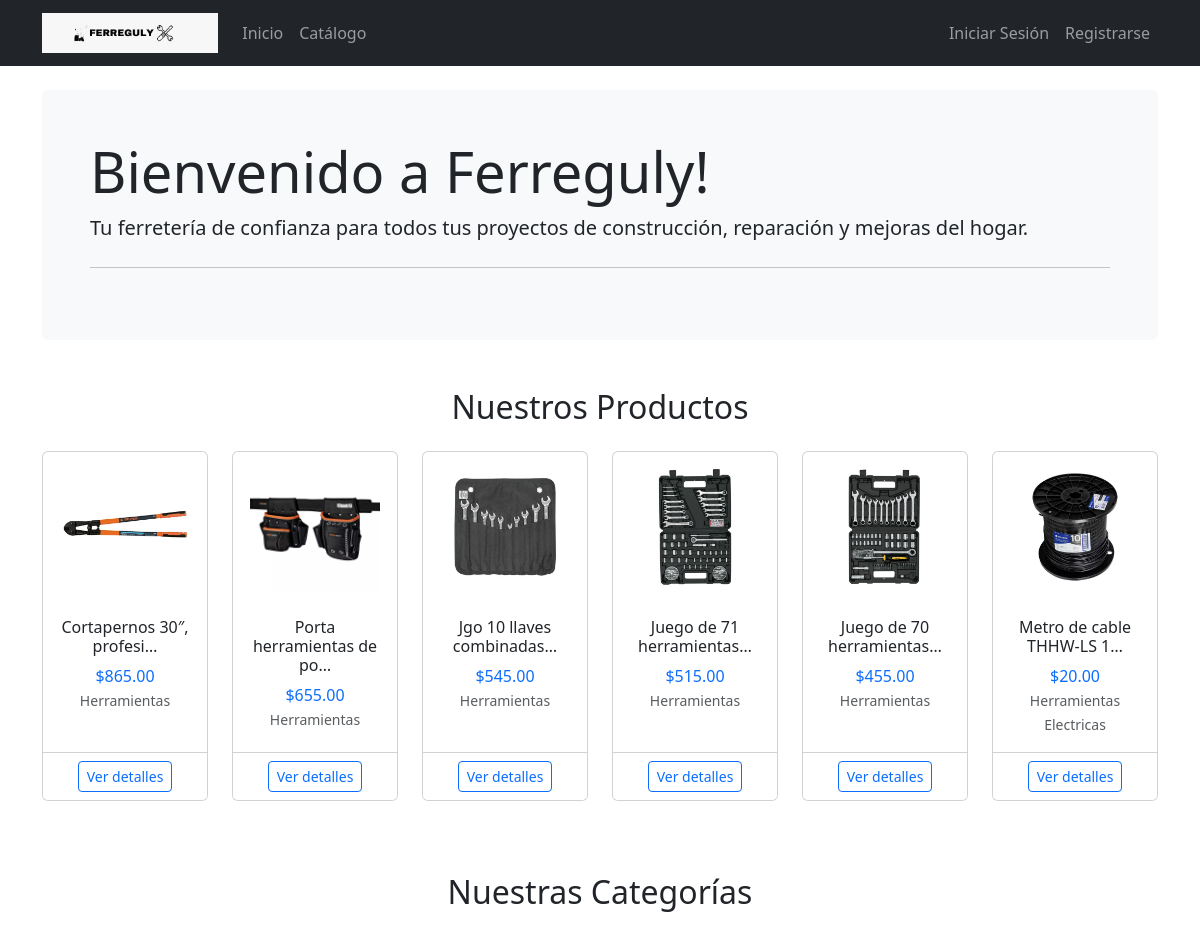
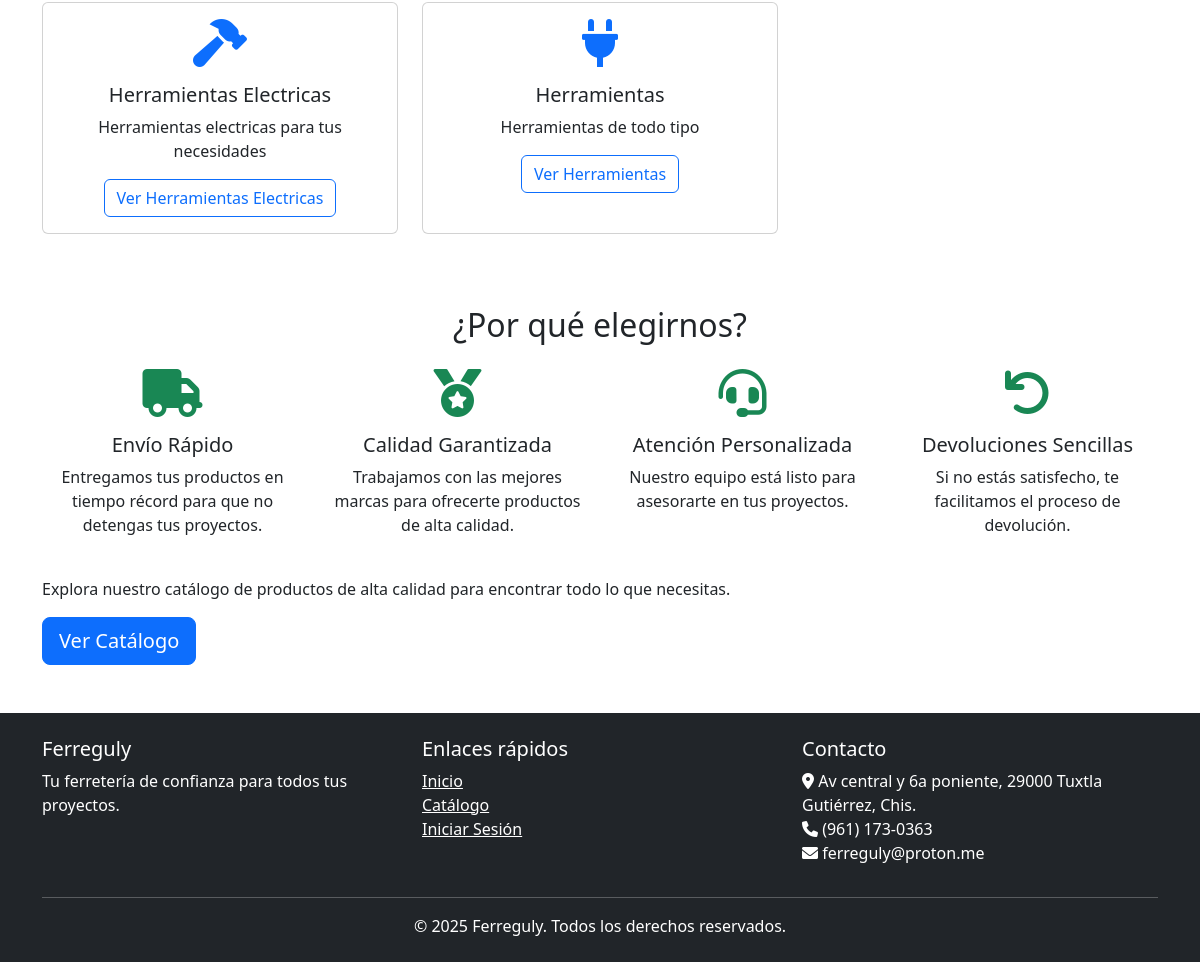
The page / on the database its author committed (2 pictures, top to bottom).
### productos/models.py (models this page shows, shortened)
class Producto(models.Model):
    id_producto = models.AutoField(primary_key=True)
    nombre = models.CharField(max_length=100)
    descripcion = models.TextField()
    id_categoria = models.ForeignKey(Categoria, on_delete=models.RESTRICT, related_name='productos')
    id_marca = models.ForeignKey(Marca, on_delete=models.RESTRICT, related_name='productos')
    precio = models.DecimalField(max_digits=10, decimal_places=2)
    stock = models.IntegerField(default=0)
    imagen = models.ImageField(upload_to='productos/', max_length=200, null=True, blank=True)
    activo = models.BooleanField(default=True)
    fecha_creacion = models.DateTimeField(default=timezone.now)
    class Meta:
        db_table = 'producto'
        verbose_name = 'Producto'
        verbose_name_plural = 'Productos'
        indexes = [
            models.Index(fields=['id_categoria'], name='idx_producto_categoria'),
            models.Index(fields=['id_marca'], name='idx_producto_marca'),
        ]

class Categoria(models.Model):
    id_categoria = models.AutoField(primary_key=True)
    nombre = models.CharField(max_length=35)
    descripcion = models.TextField(null=True, blank=True)
    activo = models.BooleanField(default=True)
    class Meta:
        db_table = 'categoria'
        verbose_name = 'Categoría'
        verbose_name_plural = 'Categorías'

### ferreguly/views.py (the view)
# urls.py: path('', HomeView.as_view(), name='inicio'),
class HomeView(TemplateView):
    template_name = 'home.html'
    def get_context_data(self, **kwargs):
        context = super().get_context_data(**kwargs)
        context['categorias'] = Categoria.objects.filter(activo=True)
        context['productos_destacados'] = Producto.objects.filter(activo=True).order_by('-fecha_creacion')[:6]
        return context

### templates/home.html (shortened to what this page needs)
{% extends 'base.html' %}
{% block content %}
<div class="jumbotron bg-light p-5 rounded">
    <h1 class="display-4">Bienvenido a Ferreguly!</h1>
    <p class="lead">Tu ferretería de confianza para todos tus proyectos de construcción, reparación y mejoras del hogar.</p>
    <hr class="my-4">
</div>
<div class="row mt-5">
    <div class="col-12">
        <h2 class="text-center mb-4">Nuestros Productos</h2>
    </div>
</div>
<div class="row">
    {% if productos_destacados %}
        {% for producto in productos_destacados %}
            <div class="col-md-4 col-lg-2 mb-4">
                <div class="card h-100">
                    {% if producto.imagen %}
                        <img src="{{ producto.imagen.url }}" class="card-img-top" alt="{{ producto.nombre }}" style="height: 150px; object-fit: contain; padding: 10px;">
                    {% else %}
                        <div class="bg-light text-center py-4">
                            <i class="fas fa-image fa-3x text-secondary"></i>
                        </div>
                    {% endif %}
                    <div class="card-body text-center">
                        <h6 class="card-title">{{ producto.nombre|truncatechars:25 }}</h6>
                        <p class="card-text text-primary mb-0">${{ producto.precio }}</p>
                        <small class="text-muted">{{ producto.id_categoria.nombre }}</small>
                    </div>
                    <div class="card-footer bg-white text-center">
                        <a href="{% url 'producto_detalle' producto.id_producto %}" class="btn btn-sm btn-outline-primary">Ver detalles</a>
                    </div>
                </div>
            </div>
        {% endfor %}
    {% else %}
        <div class="col-md-12">
            <div class="alert alert-info text-center">
                No hay productos disponibles en este momento.
            </div>
        </div>
    {% endif %}
</div>
<div class="row mt-5">
    <div class="col-12">
        <h2 class="text-center mb-4">Nuestras Categorías</h2>
    </div>
</div>
<div class="row">
    {% if categorias %}
        {% for categoria in categorias %}
            <div class="col-md-4 mb-4">
                <div class="card h-100">
                    <div class="card-body text-center">
                        {% if forloop.counter == 1 %}
                            <i class="fas fa-hammer fa-3x mb-3 text-primary"></i>
                        {% elif forloop.counter == 2 %}
                            <i class="fas fa-plug fa-3x mb-3 text-primary"></i>
                        {% elif forloop.counter == 3 %}
                            <i class="fas fa-faucet fa-3x mb-3 text-primary"></i>
                        {% elif forloop.counter == 4 %}
                            <i class="fas fa-tools fa-3x mb-3 text-primary"></i>
                        {% elif forloop.counter == 5 %}
                            <i class="fas fa-paint-roller fa-3x mb-3 text-primary"></i>
                        {% else %}
                            <i class="fas fa-toolbox fa-3x mb-3 text-primary"></i>
                        {% endif %}
                        <h5 class="card-title">{{ categoria.nombre }}</h5>
                        <p class="card-text">{{ categoria.descripcion|default:"Encuentra los mejores productos de esta categoría para tus proyectos."|truncatechars:100 }}</p>
                        <a href="{% url 'catalogo' %}?categoria={{ categoria.id_categoria }}" class="btn btn-outline-primary">Ver {{ categoria.nombre }}</a>
                    </div>
                </div>
            </div>
        {% endfor %}
    {% else %}
        <div class="col-md-12">
            <div class="alert alert-info text-center">
                No hay categorías disponibles en este momento.
            </div>
        </div>
    {% endif %}
</div>
<div class="row mt-5">
    <div class="col-12">
        <h2 class="text-center mb-4">¿Por qué elegirnos?</h2>
    </div>
</div>
<div class="row">
    <div class="col-md-3 mb-4">
        <div class="text-center">
            <i class="fas fa-truck fa-3x mb-3 text-success"></i>
            <h5>Envío Rápido</h5>
            <p>Entregamos tus productos en tiempo récord para que no detengas tus proyectos.</p>
        </div>
    </div>
    <div class="col-md-3 mb-4">
        <div class="text-center">
            <i class="fas fa-medal fa-3x mb-3 text-success"></i>
            <h5>Calidad Garantizada</h5>
            <p>Trabajamos con las mejores marcas para ofrecerte productos de alta calidad.</p>
        </div>
    </div>
    <div class="col-md-3 mb-4">
        <div class="text-center">
            <i class="fas fa-headset fa-3x mb-3 text-success"></i>
            <h5>Atención Personalizada</h5>
            <p>Nuestro equipo está listo para asesorarte en tus proyectos.</p>
        </div>
    </div>
    <div class="col-md-3 mb-4">
        <div class="text-center">
            <i class="fas fa-undo fa-3x mb-3 text-success"></i>
            <h5>Devoluciones Sencillas</h5>
            <p>Si no estás satisfecho, te facilitamos el proceso de devolución.</p>
        </div>
    </div>
</div>
<p>Explora nuestro catálogo de productos de alta calidad para encontrar todo lo que necesitas.</p>
    <a class="btn btn-primary btn-lg" href="{% url 'catalogo' %}" role="button">Ver Catálogo</a>
{% endblock %}

### templates/base.html (shortened to what this page needs)
{% load static %}
<!DOCTYPE html>
<html lang="es">
<head>
    <link href="https://cdn.jsdelivr.net/npm/bootstrap@5.3.0-alpha1/dist/css/bootstrap.min.css" rel="stylesheet">
    <link rel="stylesheet" href="https://cdnjs.cloudflare.com/ajax/libs/font-awesome/6.0.0/css/all.min.css">
</head>
<body>
    <nav class="navbar navbar-expand-lg navbar-dark bg-dark">
        <div class="container">
            <a class="navbar-brand" href="{% url 'inicio' %}">
                <img src="{% static 'img/ferreguly.jpeg' %}" alt="Ferreguly Logo" style="height: 40px; width: auto;">
            </a>
            <div class="collapse navbar-collapse" id="navbarNav">
                <ul class="navbar-nav me-auto">
                    <li class="nav-item">
                        <a class="nav-link" href="{% url 'inicio' %}">Inicio</a>
                    </li>
                    <li class="nav-item">
                        <a class="nav-link" href="{% url 'catalogo' %}">Catálogo</a>
                    </li>
                </ul>
                <ul class="navbar-nav">
                    {% if user.is_authenticated %}
                        <li class="nav-item">
                            <a class="nav-link" href="{% url 'carrito_lista' %}">
                                <i class="fas fa-shopping-cart"></i> Carrito
                            </a>
                        </li>
                        <li class="nav-item dropdown">
                            <a class="nav-link dropdown-toggle" href="#" role="button" data-bs-toggle="dropdown">
                                <i class="fas fa-user"></i> {{ user.nombre }}
                            </a>
                            <ul class="dropdown-menu dropdown-menu-end">
                                <li><a class="dropdown-item" href="{% url 'perfil' %}">Mi Perfil</a></li>
                                <li><a class="dropdown-item" href="{% url 'direcciones_lista' %}">Mis Direcciones</a></li>
                                <li><a class="dropdown-item" href="{% url 'pedidos_lista' %}">Mis Pedidos</a></li>
                                <li><hr class="dropdown-divider"></li>
                                <li><a class="dropdown-item" href="{% url 'logout' %}">Cerrar Sesión</a></li>
                            </ul>
                        </li>
                    {% else %}
                        <li class="nav-item">
                            <a class="nav-link" href="{% url 'login' %}">Iniciar Sesión</a>
                        </li>
                        <li class="nav-item">
                            <a class="nav-link" href="{% url 'registro' %}">Registrarse</a>
                        </li>
                    {% endif %}
                </ul>
            </div>
        </div>
    </nav>
    <main class="container my-4">
        {% block content %}{% endblock %}
    </main>
    <footer class="bg-dark text-white py-4 mt-5">
        <div class="container">
            <div class="row">
                <div class="col-md-4">
                    <h5>Ferreguly</h5>
                    <p>Tu ferretería de confianza para todos tus proyectos.</p>
                </div>
                <div class="col-md-4">
                    <h5>Enlaces rápidos</h5>
                    <ul class="list-unstyled">
                        <li><a href="{% url 'inicio' %}" class="text-white">Inicio</a></li>
                        <li><a href="{% url 'catalogo' %}" class="text-white">Catálogo</a></li>
                        {% if user.is_authenticated %}
                            <li><a href="{% url 'pedidos_lista' %}" class="text-white">Mis Pedidos</a></li>
                        {% else %}
                            <li><a href="{% url 'login' %}" class="text-white">Iniciar Sesión</a></li>
                        {% endif %}
                    </ul>
                </div>
                <div class="col-md-4">
                    <h5>Contacto</h5>
                    <address>
                        <i class="fas fa-map-marker-alt"></i> Av central y 6a poniente, 29000 Tuxtla Gutiérrez, Chis.<br>
                        <i class="fas fa-phone"></i> (961) 173-0363<br>
                        <i class="fas fa-envelope"></i> ferreguly@proton.me
                    </address>
                </div>
            </div>
            <hr>
            <div class="row">
                <div class="col-12 text-center">
                    <p class="mb-0">&copy; {% now "Y" %} Ferreguly. Todos los derechos reservados.</p>
                </div>
            </div>
        </div>
    </footer>
</body>
</html>

### rows shown on the page
Producto: imagen (picture), nombre "Cortapernos 30″, profesi…", precio "865.00", id_categoria.nombre "Herramientas"
Producto: imagen (picture), nombre "Porta herramientas de po…", precio "655.00", id_categoria.nombre "Herramientas"
Producto: imagen (picture), nombre "Jgo 10 llaves combinadas…", precio "545.00", id_categoria.nombre "Herramientas"
Producto: imagen (picture), nombre "Juego de 71 herramientas…", precio "515.00", id_categoria.nombre "Herramientas"
Producto: imagen (picture), nombre "Juego de 70 herramientas…", precio "455.00", id_categoria.nombre "Herramientas"
Producto: imagen (picture), nombre "Metro de cable THHW-LS 1…", precio "20.00", id_categoria.nombre "Herramientas Electricas"
Categoria: nombre "Herramientas Electricas", descripcion "Herramientas electricas para tus necesidades"
Categoria: nombre "Herramientas", descripcion "Herramientas de todo tipo"
